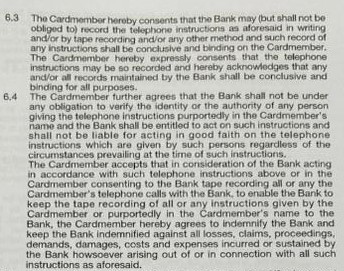
#> input picture sample.jpg, 344 x 271 px
$ python c.py
#> lines starting #> are read from the running program, lines starting #| are printed output that depends on the picture
import cv2
import numpy as np
import matplotlib.pyplot as plt

# Load the image
image = cv2.imread('sample.jpg')
#> image is the input picture: shape (271, 344, 3); mean B, G, R 181.3, 186.8, 185.9

# Apply Median Filtering
denoised_image = cv2.medianBlur(image, 5)
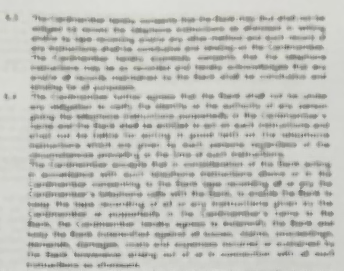
#> denoised_image: shape (271, 344, 3); mean B, G, R 187.6, 193, 192.1

# Display the original and denoised images
plt.figure(figsize=(10, 5))

plt.subplot(1, 2, 1)
plt.title('Original Image')
plt.imshow(cv2.cvtColor(image, cv2.COLOR_BGR2RGB))

plt.subplot(1, 2, 2)
plt.title('Denoised Image')
plt.imshow(cv2.cvtColor(denoised_image, cv2.COLOR_BGR2RGB))

plt.show()
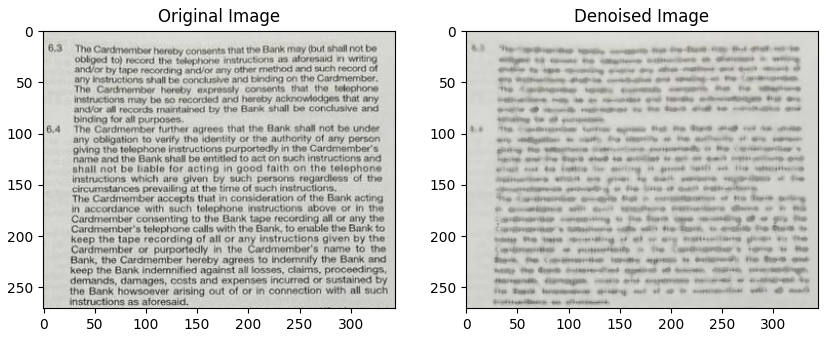
#> figure drawn by matplotlib, 2 panels
